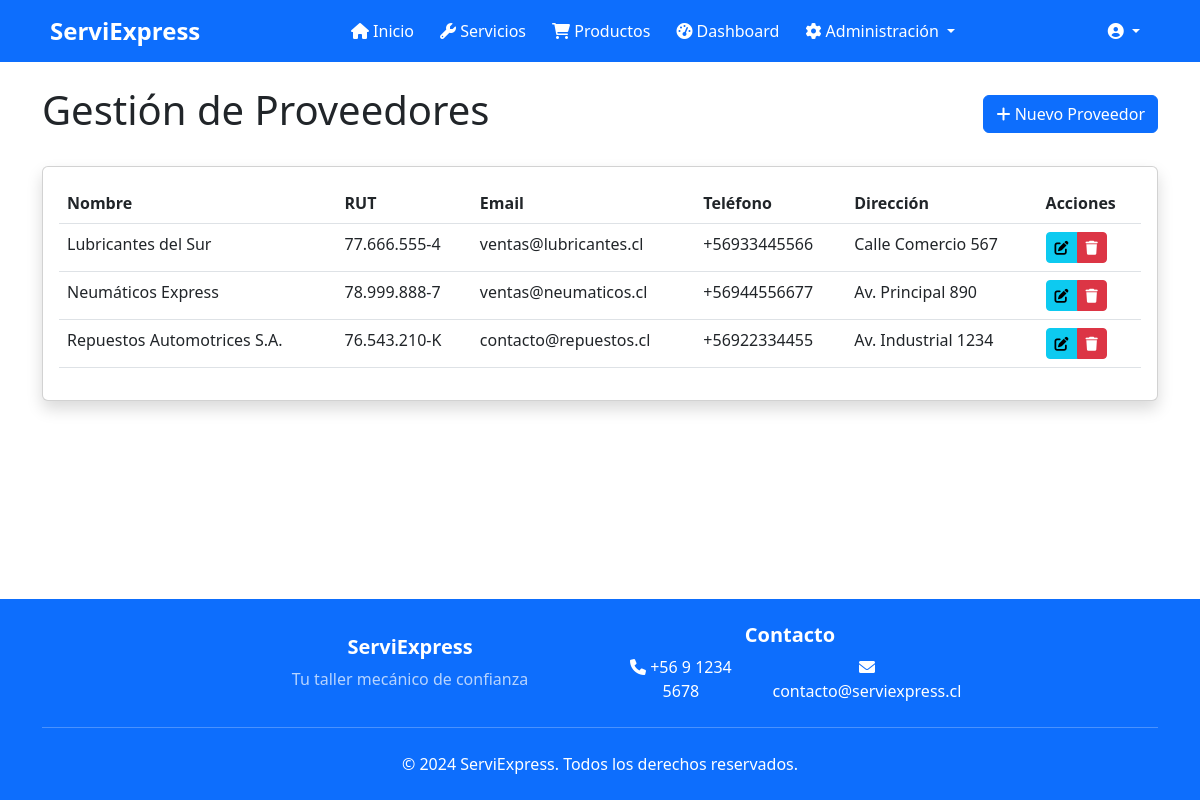
The page /providers/ (signed in) on the database its author committed.
### workshop/models.py (models this page shows, shortened)
class Provider(models.Model):
    name = models.CharField(max_length=100, verbose_name='Nombre')
    rut = models.CharField(
        max_length=12,
        unique=True,
        validators=[
            RegexValidator(
                regex=r'^\d{1,2}\.\d{3}\.\d{3}[-][0-9kK]{1}$',
                message='Formato de RUT inválido. Debe ser XX.XXX.XXX-X'
            )
        ],
        verbose_name='RUT'
    )
    email = models.EmailField(verbose_name='Email')
    phone = models.CharField(max_length=15, verbose_name='Teléfono')
    address = models.CharField(max_length=200, verbose_name='Dirección')
    description = models.TextField(verbose_name='Descripción', blank=True)
    created_at = models.DateTimeField(auto_now_add=True)
    updated_at = models.DateTimeField(auto_now=True)
    class Meta:
        verbose_name = 'Proveedor'
        verbose_name_plural = 'Proveedores'
        ordering = ['name']

### workshop/views/provider_views.py (the view)
# urls.py: path('providers/', provider_views.provider_list, name='provider_list'),
@login_required
def provider_list(request):
    providers = Provider.objects.all()
    return render(request, 'workshop/providers/provider_list.html', {
        'providers': providers
    })

### templates/workshop/providers/provider_list.html (shortened to what this page needs)
{% extends 'base.html' %}
{% load humanize %}
{% block content %}
<div class="container py-4">
    <div class="d-flex justify-content-between align-items-center mb-4">
        <h1>Gestión de Proveedores</h1>
        {% if user.is_superuser or user.userprofile.role == 'admin' %}
            <a href="{% url 'provider_add' %}" class="btn btn-primary">
                <i class="fas fa-plus"></i> Nuevo Proveedor
            </a>
        {% endif %}
    </div>
    <div class="card shadow">
        <div class="card-body">
            <div class="table-responsive">
                <table class="table table-hover">
                    <thead>
                        <tr>
                            <th>Nombre</th>
                            <th>RUT</th>
                            <th>Email</th>
                            <th>Teléfono</th>
                            <th>Dirección</th>
                            {% if user.is_superuser or user.userprofile.role == 'admin' %}
                                <th>Acciones</th>
                            {% endif %}
                        </tr>
                    </thead>
                    <tbody>
                        {% for provider in providers %}
                            <tr>
                                <td>{{ provider.name }}</td>
                                <td>{{ provider.rut }}</td>
                                <td>{{ provider.email }}</td>
                                <td>{{ provider.phone }}</td>
                                <td>{{ provider.address }}</td>
                                {% if user.is_superuser or user.userprofile.role == 'admin' %}
                                    <td>
                                        <div class="btn-group">
                                            <a href="{% url 'provider_edit' provider.id %}" class="btn btn-sm btn-info" title="Editar">
                                                <i class="fas fa-edit"></i>
                                            </a>
                                            <a href="{% url 'provider_delete' provider.id %}" class="btn btn-sm btn-danger" title="Eliminar">
                                                <i class="fas fa-trash"></i>
                                            </a>
                                        </div>
                                    </td>
                                {% endif %}
                            </tr>
                        {% endfor %}
                    </tbody>
                </table>
            </div>
        </div>
    </div>
</div>
{% endblock %}

### templates/base.html (style rules this page uses)
body { display: flex; flex-direction: column; min-height: 100vh; margin: 0; }

### rows shown on the page
Provider: name "Lubricantes del Sur", rut "77.666.555-4", email "ventas@lubricantes.cl", phone "+56933445566", address "Calle Comercio 567"
Provider: name "Neumáticos Express", rut "78.999.888-7", email "ventas@neumaticos.cl", phone "+56944556677", address "Av. Principal 890"
Provider: name "Repuestos Automotrices S.A.", rut "76.543.210-K", email "contacto@repuestos.cl", phone "+56922334455", address "Av. Industrial 1234"
